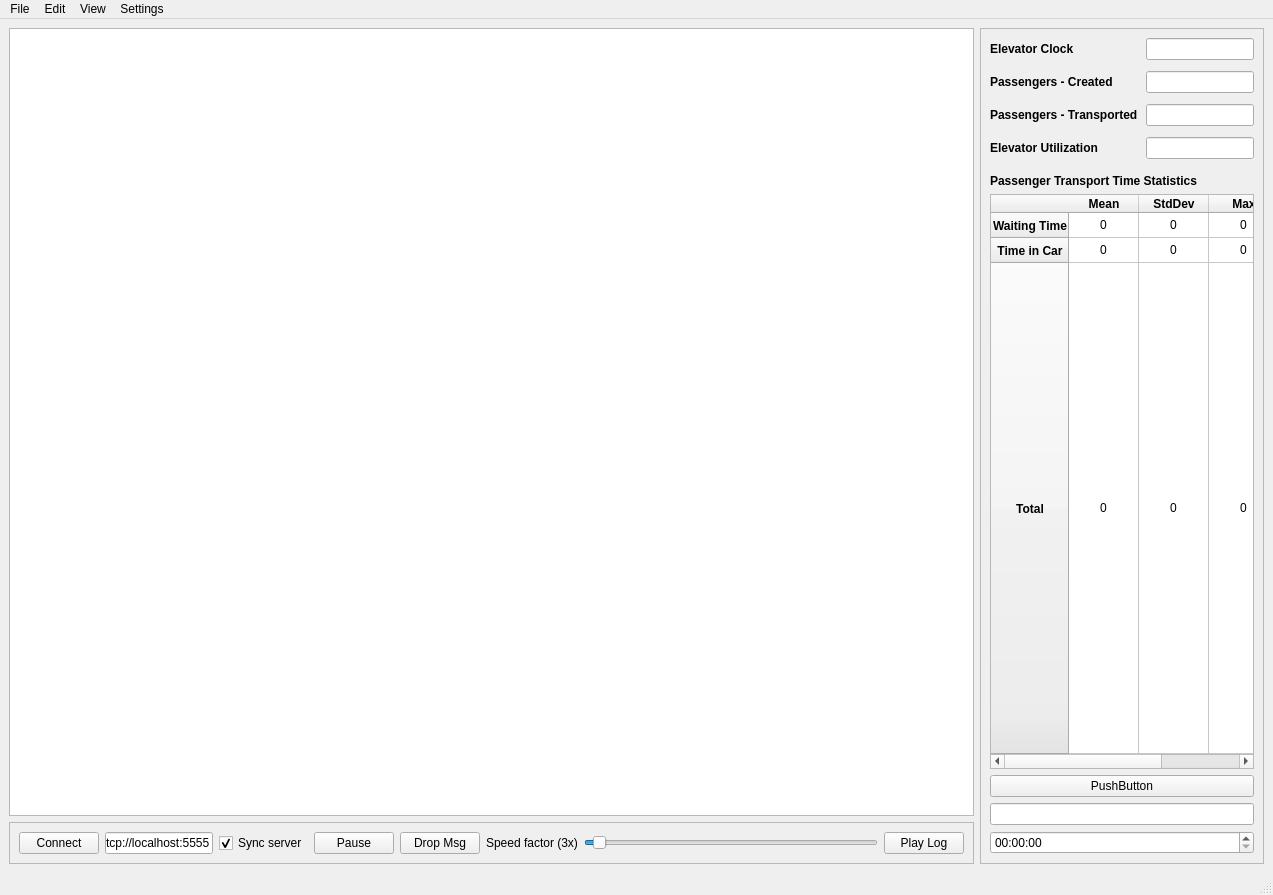
<?xml version="1.0" encoding="UTF-8"?>
<ui version="4.0">
 <class>MainWindow</class>
 <widget class="QMainWindow" name="MainWindow">
  <property name="geometry">
   <rect>
    <x>0</x>
    <y>0</y>
    <width>1273</width>
    <height>895</height>
   </rect>
  </property>
  <property name="windowTitle">
   <string>MainWindow</string>
  </property>
  <widget class="QWidget" name="centralWidget">
   <layout class="QHBoxLayout" name="horizontalLayout" stretch="6,0">
    <item>
     <layout class="QVBoxLayout" name="leftLayout" stretch="1,0">
      <item>
       <widget class="Viewport2D" name="viewport"/>
      </item>
      <item>
       <widget class="QFrame" name="bottomWidgets">
        <property name="frameShape">
         <enum>QFrame::StyledPanel</enum>
        </property>
        <property name="frameShadow">
         <enum>QFrame::Raised</enum>
        </property>
        <layout class="QGridLayout" name="gridLayout">
         <item row="0" column="5">
          <widget class="QPushButton" name="pauseButton">
           <property name="text">
            <string>Pause</string>
           </property>
          </widget>
         </item>
         <item row="0" column="4">
          <widget class="QCheckBox" name="syncServer">
           <property name="text">
            <string>Sync server</string>
           </property>
           <property name="checked">
            <bool>true</bool>
           </property>
          </widget>
         </item>
         <item row="0" column="8">
          <widget class="QSlider" name="speedSlider">
           <property name="minimum">
            <number>1</number>
           </property>
           <property name="maximum">
            <number>1000</number>
           </property>
           <property name="value">
            <number>30</number>
           </property>
           <property name="sliderPosition">
            <number>30</number>
           </property>
           <property name="tracking">
            <bool>false</bool>
           </property>
           <property name="orientation">
            <enum>Qt::Horizontal</enum>
           </property>
           <property name="invertedAppearance">
            <bool>false</bool>
           </property>
           <property name="invertedControls">
            <bool>false</bool>
           </property>
           <property name="tickPosition">
            <enum>QSlider::NoTicks</enum>
           </property>
          </widget>
         </item>
         <item row="0" column="0" colspan="2">
          <widget class="QPushButton" name="connectButton">
           <property name="text">
            <string>Connect</string>
           </property>
          </widget>
         </item>
         <item row="0" column="2" colspan="2">
          <widget class="QLineEdit" name="connectURL">
           <property name="text">
            <string>tcp://localhost:5555</string>
           </property>
          </widget>
         </item>
         <item row="0" column="7">
          <widget class="QLabel" name="speedLabel">
           <property name="text">
            <string>Speed factor (3x)</string>
           </property>
          </widget>
         </item>
         <item row="0" column="6">
          <widget class="QPushButton" name="dropButton">
           <property name="text">
            <string>Drop Msg</string>
           </property>
          </widget>
         </item>
         <item row="0" column="9">
          <widget class="QPushButton" name="playLogButton">
           <property name="text">
            <string>Play Log</string>
           </property>
          </widget>
         </item>
        </layout>
       </widget>
      </item>
     </layout>
    </item>
    <item>
     <widget class="QFrame" name="rightWidgets">
      <property name="frameShape">
       <enum>QFrame::StyledPanel</enum>
      </property>
      <property name="frameShadow">
       <enum>QFrame::Raised</enum>
      </property>
      <layout class="QVBoxLayout" name="verticalLayout">
       <item>
        <layout class="QFormLayout" name="formLayout">
         <property name="sizeConstraint">
          <enum>QLayout::SetMinimumSize</enum>
         </property>
         <property name="labelAlignment">
          <set>Qt::AlignLeading|Qt::AlignLeft|Qt::AlignTop</set>
         </property>
         <property name="formAlignment">
          <set>Qt::AlignHCenter|Qt::AlignTop</set>
         </property>
         <property name="horizontalSpacing">
          <number>8</number>
         </property>
         <property name="verticalSpacing">
          <number>11</number>
         </property>
         <property name="bottomMargin">
          <number>9</number>
         </property>
         <item row="0" column="0">
          <widget class="QLabel" name="simulationClockLabel">
           <property name="font">
            <font>
             <weight>75</weight>
             <bold>true</bold>
            </font>
           </property>
           <property name="text">
            <string>Elevator Clock</string>
           </property>
          </widget>
         </item>
         <item row="0" column="1">
          <widget class="QLineEdit" name="elevatorClock"/>
         </item>
         <item row="1" column="0">
          <widget class="QLabel" name="jobsCreatedLabel">
           <property name="font">
            <font>
             <weight>75</weight>
             <bold>true</bold>
            </font>
           </property>
           <property name="text">
            <string>Passengers - Created</string>
           </property>
          </widget>
         </item>
         <item row="1" column="1">
          <widget class="QLineEdit" name="jobsGen"/>
         </item>
         <item row="2" column="0">
          <widget class="QLabel" name="jobsDeliveredLabel">
           <property name="font">
            <font>
             <weight>75</weight>
             <bold>true</bold>
            </font>
           </property>
           <property name="text">
            <string>Passengers - Transported</string>
           </property>
          </widget>
         </item>
         <item row="2" column="1">
          <widget class="QLineEdit" name="jobsDone"/>
         </item>
         <item row="3" column="0">
          <widget class="QLabel" name="vehicleUtilizationLabel">
           <property name="font">
            <font>
             <weight>75</weight>
             <bold>true</bold>
             <kerning>true</kerning>
            </font>
           </property>
           <property name="text">
            <string>Elevator Utilization</string>
           </property>
          </widget>
         </item>
         <item row="3" column="1">
          <widget class="QLineEdit" name="vehUtil"/>
         </item>
        </layout>
       </item>
       <item>
        <widget class="QLabel" name="label">
         <property name="sizePolicy">
          <sizepolicy hsizetype="Preferred" vsizetype="Preferred">
           <horstretch>0</horstretch>
           <verstretch>0</verstretch>
          </sizepolicy>
         </property>
         <property name="maximumSize">
          <size>
           <width>16777215</width>
           <height>60</height>
          </size>
         </property>
         <property name="font">
          <font>
           <weight>75</weight>
           <bold>true</bold>
          </font>
         </property>
         <property name="text">
          <string>Passenger Transport Time Statistics</string>
         </property>
        </widget>
       </item>
       <item>
        <widget class="QTableWidget" name="jobStat">
         <property name="baseSize">
          <size>
           <width>0</width>
           <height>0</height>
          </size>
         </property>
         <property name="frameShadow">
          <enum>QFrame::Sunken</enum>
         </property>
         <property name="lineWidth">
          <number>1</number>
         </property>
         <property name="showGrid">
          <bool>true</bool>
         </property>
         <property name="gridStyle">
          <enum>Qt::SolidLine</enum>
         </property>
         <property name="cornerButtonEnabled">
          <bool>true</bool>
         </property>
         <property name="rowCount">
          <number>3</number>
         </property>
         <attribute name="horizontalHeaderVisible">
          <bool>true</bool>
         </attribute>
         <attribute name="horizontalHeaderCascadingSectionResizes">
          <bool>true</bool>
         </attribute>
         <attribute name="horizontalHeaderDefaultSectionSize">
          <number>70</number>
         </attribute>
         <attribute name="horizontalHeaderHighlightSections">
          <bool>true</bool>
         </attribute>
         <attribute name="horizontalHeaderStretchLastSection">
          <bool>true</bool>
         </attribute>
         <attribute name="verticalHeaderCascadingSectionResizes">
          <bool>true</bool>
         </attribute>
         <attribute name="verticalHeaderDefaultSectionSize">
          <number>25</number>
         </attribute>
         <attribute name="verticalHeaderStretchLastSection">
          <bool>true</bool>
         </attribute>
         <row>
          <property name="text">
           <string>Waiting Time</string>
          </property>
          <property name="font">
           <font>
            <weight>75</weight>
            <bold>true</bold>
           </font>
          </property>
          <property name="textAlignment">
           <set>AlignCenter</set>
          </property>
         </row>
         <row>
          <property name="text">
           <string>Time in Car</string>
          </property>
          <property name="font">
           <font>
            <weight>75</weight>
            <bold>true</bold>
           </font>
          </property>
          <property name="textAlignment">
           <set>AlignCenter</set>
          </property>
         </row>
         <row>
          <property name="text">
           <string>Total</string>
          </property>
          <property name="font">
           <font>
            <weight>75</weight>
            <bold>true</bold>
           </font>
          </property>
          <property name="textAlignment">
           <set>AlignCenter</set>
          </property>
         </row>
         <column>
          <property name="text">
           <string>Mean</string>
          </property>
          <property name="font">
           <font>
            <weight>75</weight>
            <bold>true</bold>
           </font>
          </property>
          <property name="textAlignment">
           <set>AlignCenter</set>
          </property>
          <property name="background">
           <color>
            <red>255</red>
            <green>255</green>
            <blue>255</blue>
           </color>
          </property>
          <property name="foreground">
           <brush brushstyle="SolidPattern">
            <color alpha="255">
             <red>0</red>
             <green>0</green>
             <blue>0</blue>
            </color>
           </brush>
          </property>
         </column>
         <column>
          <property name="text">
           <string>StdDev</string>
          </property>
          <property name="font">
           <font>
            <weight>75</weight>
            <bold>true</bold>
           </font>
          </property>
          <property name="textAlignment">
           <set>AlignCenter</set>
          </property>
          <property name="background">
           <color>
            <red>255</red>
            <green>255</green>
            <blue>255</blue>
           </color>
          </property>
         </column>
         <column>
          <property name="text">
           <string>Max</string>
          </property>
          <property name="font">
           <font>
            <weight>75</weight>
            <bold>true</bold>
           </font>
          </property>
          <property name="textAlignment">
           <set>AlignCenter</set>
          </property>
          <property name="background">
           <color>
            <red>255</red>
            <green>255</green>
            <blue>255</blue>
           </color>
          </property>
         </column>
         <item row="0" column="0">
          <property name="text">
           <string>0</string>
          </property>
          <property name="textAlignment">
           <set>AlignCenter</set>
          </property>
         </item>
         <item row="0" column="1">
          <property name="text">
           <string>0</string>
          </property>
          <property name="textAlignment">
           <set>AlignCenter</set>
          </property>
         </item>
         <item row="0" column="2">
          <property name="text">
           <string>0</string>
          </property>
          <property name="textAlignment">
           <set>AlignCenter</set>
          </property>
         </item>
         <item row="1" column="0">
          <property name="text">
           <string>0</string>
          </property>
          <property name="textAlignment">
           <set>AlignCenter</set>
          </property>
         </item>
         <item row="1" column="1">
          <property name="text">
           <string>0</string>
          </property>
          <property name="textAlignment">
           <set>AlignCenter</set>
          </property>
         </item>
         <item row="1" column="2">
          <property name="text">
           <string>0</string>
          </property>
          <property name="textAlignment">
           <set>AlignCenter</set>
          </property>
         </item>
         <item row="2" column="0">
          <property name="text">
           <string>0</string>
          </property>
          <property name="textAlignment">
           <set>AlignCenter</set>
          </property>
         </item>
         <item row="2" column="1">
          <property name="text">
           <string>0</string>
          </property>
          <property name="textAlignment">
           <set>AlignCenter</set>
          </property>
         </item>
         <item row="2" column="2">
          <property name="text">
           <string>0</string>
          </property>
          <property name="textAlignment">
           <set>AlignCenter</set>
          </property>
         </item>
        </widget>
       </item>
       <item>
        <widget class="QPushButton" name="pushButton_2">
         <property name="text">
          <string>PushButton</string>
         </property>
        </widget>
       </item>
       <item>
        <widget class="QLineEdit" name="lineEdit"/>
       </item>
       <item>
        <widget class="QTimeEdit" name="timeEdit"/>
       </item>
      </layout>
     </widget>
    </item>
   </layout>
  </widget>
  <widget class="QMenuBar" name="menubar">
   <property name="geometry">
    <rect>
     <x>0</x>
     <y>0</y>
     <width>1273</width>
     <height>21</height>
    </rect>
   </property>
   <widget class="QMenu" name="menuMenu">
    <property name="title">
     <string>File</string>
    </property>
   </widget>
   <widget class="QMenu" name="menuEdit">
    <property name="title">
     <string>Edit</string>
    </property>
   </widget>
   <widget class="QMenu" name="menuView">
    <property name="title">
     <string>View</string>
    </property>
   </widget>
   <widget class="QMenu" name="menuSettings">
    <property name="title">
     <string>Settings</string>
    </property>
   </widget>
   <addaction name="menuMenu"/>
   <addaction name="menuEdit"/>
   <addaction name="menuView"/>
   <addaction name="menuSettings"/>
  </widget>
  <widget class="QStatusBar" name="statusBar"/>
 </widget>
 <customwidgets>
  <customwidget>
   <class>Viewport2D</class>
   <extends>QGraphicsView</extends>
   <header location="global">SimMonMainUI</header>
  </customwidget>
 </customwidgets>
 <resources/>
 <connections/>
</ui>
